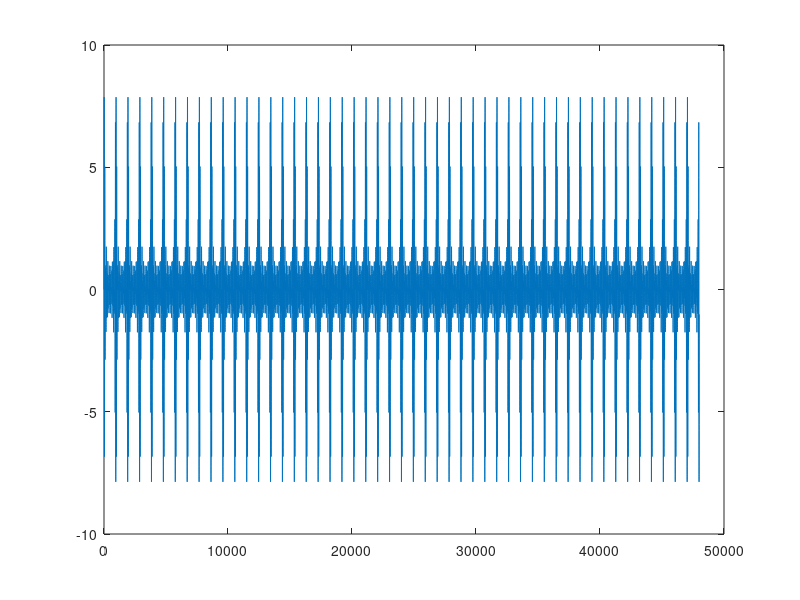

Write the MATLAB code that produced this figure.
FS=48000;
TS=1/FS;
n=2000*4;
fft_freq_div=FS/n;
freq_dis=50;
time=0:TS:60;

%构造原始信号和 延时信号

f=800:freq_dis:1200;
i=1;
x=zeros(1,length(time));
while i<length(f)
    x=x+sin(2*pi*f(1,i)*time);
    i=i+1;
end
fname = 'Asin3.wav';        % 设定文件名称 注意格式
audiowrite(fname,x,FS);     % 输出文件

figure();
plot(x(1:1:48000));